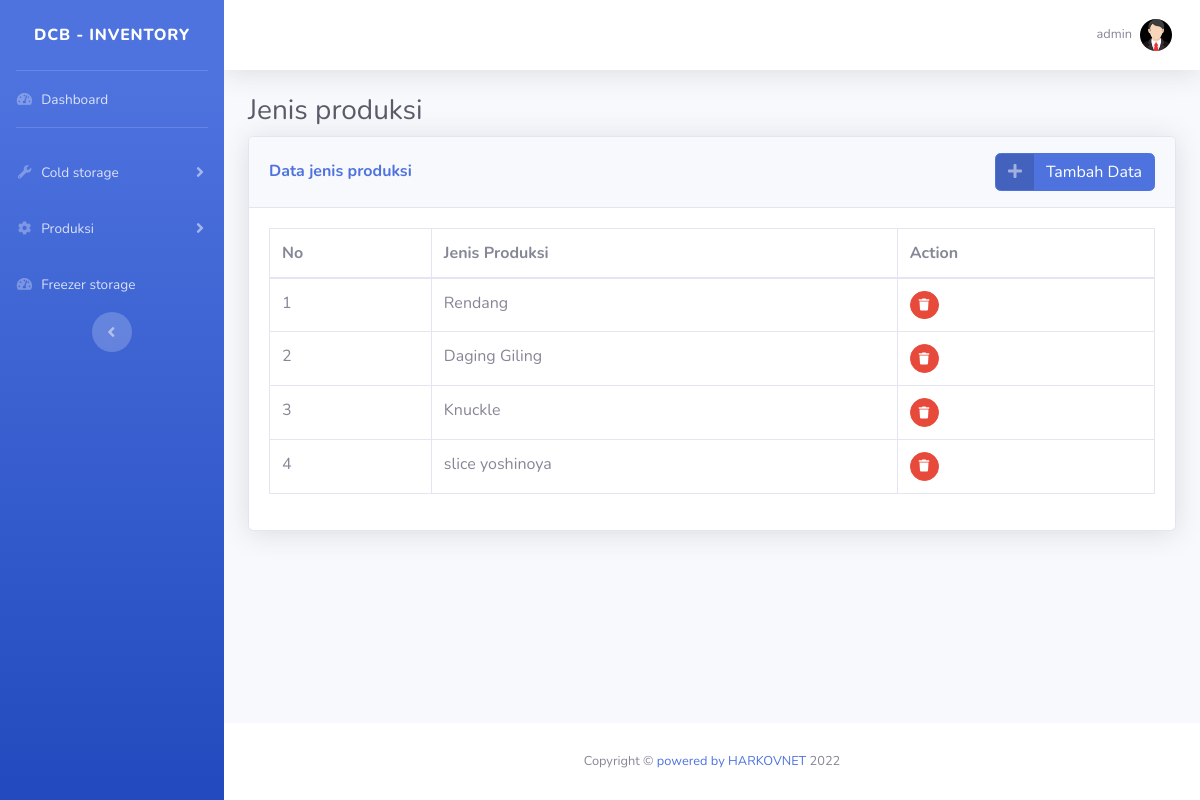
The page /Inventory/produksi/jenis_produksi.php (signed in) on the database as committed earlier.
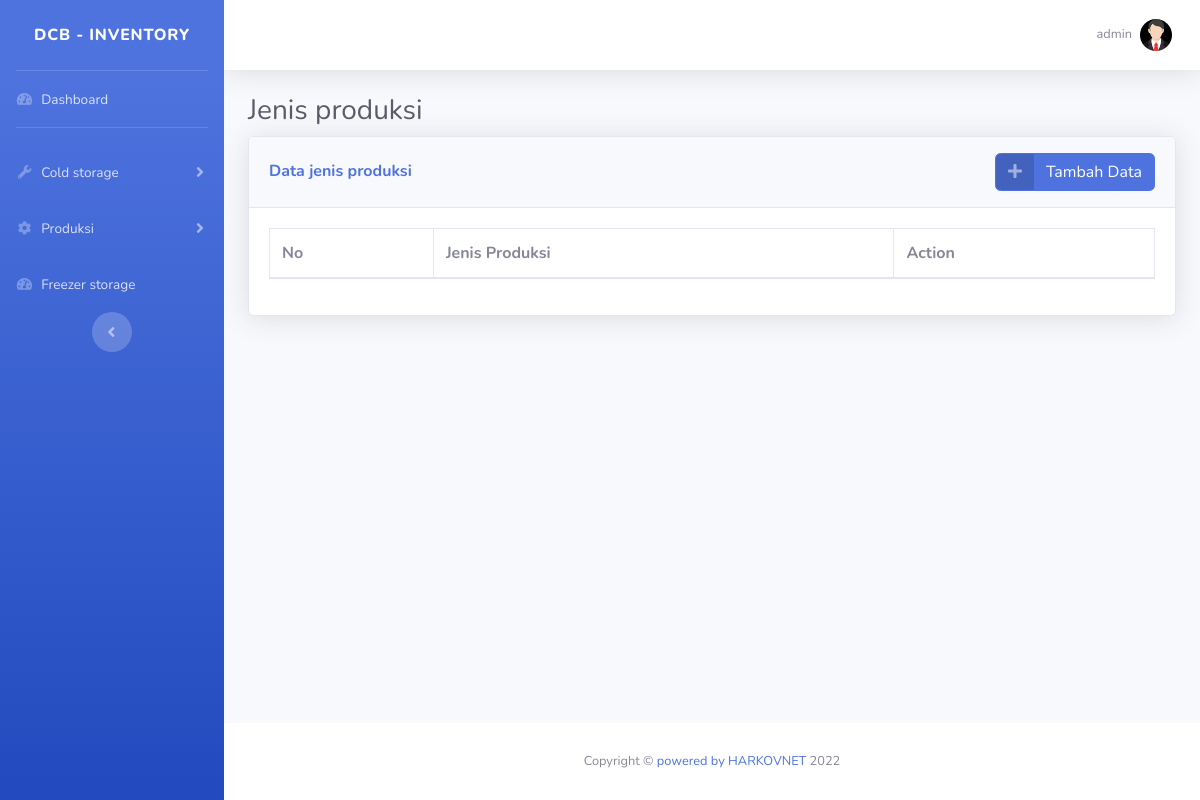
The same page on the database as committed later.
### tables this page shows
CREATE TABLE `jenisproduksi` (
  `id` int(10) NOT NULL,
  `nama` varchar(30) NOT NULL
);

### Inventory/produksi/jenis_produksi.php (the view, shortened to what the changed rows need)
<!DOCTYPE html>
<?php
include '../../database.php';
?>
<html lang="en">
<head>
    <link rel="stylesheet" href="https://cdnjs.cloudflare.com/ajax/libs/font-awesome/5.15.1/css/all.min.css" />
    <link href="../../assets/css/sb-admin-2.min.css" rel="stylesheet">
    <link href="../../assets/vendor/datatables/dataTables.bootstrap4.min.css" rel="stylesheet">
</head>
<body id="page-top">
    <div id="wrapper">
        <div id="content-wrapper" class="d-flex flex-column">
            <div id="content">
                <div class="container-fluid">
                    <h1 class="h3 mb-2 text-gray-800">Jenis produksi</h1>
                    <div class="card shadow mb-4">
                        <div class="card-body">
                            <div class="table-responsive">
                                <table class="table table-bordered" id="dataTable" width="100%" cellspacing="0">
                                    <thead>
                                        <tr>
                                            <th>No</th>
                                            <th>Jenis Produksi</th>
                                            <th>Action</th>
                                        </tr>
                                    </thead>
                                    <tbody>
                                        <?php
                                        $no = 1;
                                        $query = "SELECT * FROM jenisproduksi";
                                        $result = mysqli_query($db, $query);
                                        while ($row = mysqli_fetch_assoc($result)) {
                                        ?>
                                            <tr>
                                                <td><?php echo $no++; ?></td>
                                                <td><?php echo $row['nama']; ?></td>
                                                <td>
                                                    <?php
                                                    echo "<a href='deletejenisproduksi.php?id=" . $row['id'] . "' class='btn btn-danger btn-circle btn-sm'>
                                                    <i class='fas fa-trash'></i>
                                                    </a>";
                                                    ?>
                                                </td>
                                            </tr>
                                        <?php } ?>
                                    </tbody>
                                </table>
                            </div>
                        </div>
                    </div>
                </div>
            </div>
        </div>
    </div>
</body>
</html>

Rows that differ between the two databases and show on the page:
removed jenisproduksi: nama "Rendang"
removed jenisproduksi: nama "Daging Giling"
removed jenisproduksi: nama "Knuckle"
removed jenisproduksi: nama "slice yoshinoya"
